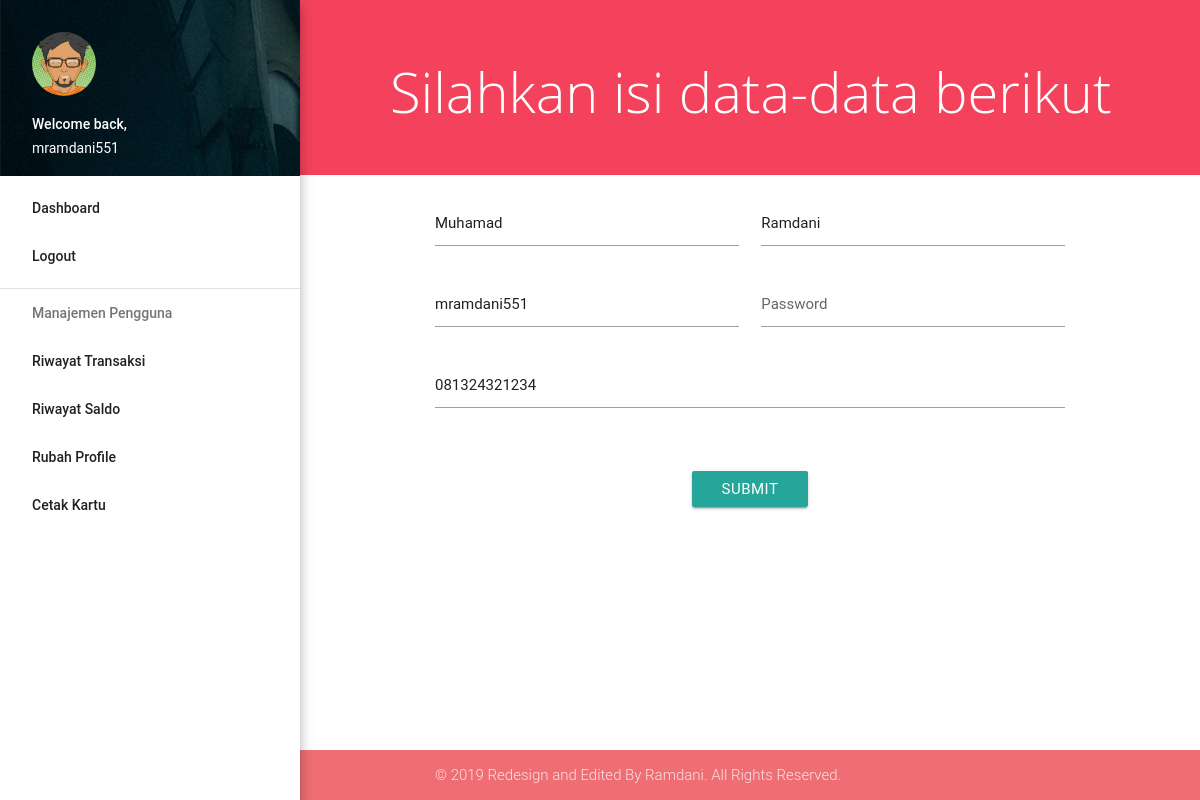
Page /pelanggan_dashboard/update/ubah_pelanggan.php (signed in) on the committed database.
### tables this page shows
CREATE TABLE `pelanggan` (
  `id` int(11) NOT NULL,
  `nis` int(3) UNSIGNED ZEROFILL NOT NULL,
  `first_name` varchar(50) NOT NULL,
  `last_name` varchar(50) NOT NULL,
  `username` varchar(255) NOT NULL,
  `password` varchar(255) NOT NULL,
  `kelas` varchar(50) NOT NULL,
  `telepon` varchar(15) NOT NULL,
  `saldo` int(255) NOT NULL,
  `qrname` varchar(255) NOT NULL
);

### pelanggan_dashboard/update/ubah_pelanggan.php (the view, shortened to what this page needs)
<?php
  require '../../konek.php';
  $username = $_SESSION['username3'];
  $query=mysqli_query($conn, "SELECT *FROM pelanggan where username='$username'");
?>
<!DOCTYPE html>
<html>
<head>
    <link href="../../admin_dashboard/files/font-awesome.min.css" rel="stylesheet" type="text/css" />
    <link href="../../admin_dashboard/files/ionicons.min.css" rel="stylesheet" type="text/css" />
    <link rel="stylesheet" href="../../admin_dashboard/files/materialize.min.css">
    <link href="../../admin_dashboard/files/icon.css" rel="stylesheet">
    <link href="../../admin_dashboard/assets/css/custom.css" rel="stylesheet" type="text/css" />
  </head>
  <body>
    <ul id="slide-out" class="side-nav fixed z-depth-4">
      <li>
        <div class="userView">
          <div class="background">
            <img src="../../admin_dashboard/assets/img/photo1.png">
          </div>
          <img class="circle" src="../../admin_dashboard/assets/img/avatar04.png">
          <span class="white-text name">Welcome back,</span>
          <span class="white-text email"><?php echo $_SESSION['username3']; ?></span>
        </div>
      </li>
      <li><a class="active" href="../index.php">Dashboard</a></li>
      <li><a class="active" href="../../logout">Logout</a></li>
      <li><div class="divider"></div></li>
      <li><a class="subheader">Manajemen Pengguna</a></li>
      <li class="no-padding">
        <ul class="collapsible collapsible-accordion">
          <li>
              <ul>
                <li><a href="../riwayat/">Riwayat Transaksi</a></li>
                <li><a href="../riwayat/tambah.php">Riwayat Saldo</a></li>
                <li><a href="../update/ubah_pelanggan.php">Rubah Profile</a></li>
                <li><a href="../print/">Cetak Kartu</a></li>
              </ul>
          </li>
        </ul>
      </li>
    </ul>
    <main>
    <section class="content">
      <div class="page-announce valign-wrapper"><h1 class="page-announce-text valign">Silahkan isi data-data berikut</h1></div>
      <div class="container">
        <div class="row">
        <?php while($result=mysqli_fetch_assoc($query)): ?>
          <form class="col s12" action="pelanggan_proses.php" method="POST">
            <div class="row">
              <div class="input-field col s6 holder">
                <input type="text" name="first_name" value=<?php echo $result['first_name']; ?> maxlength="200" autofocus placeholder='Nama Depan' />
              </div>
              <div class="input-field col s6">
                <input type="text" name="last_name" value=<?php echo $result['last_name']; ?> maxlength="200" placeholder='Nama Belakang' />
              </div>
              <div class="input-field col s6 holder">
                <input type="text" name="username" value=<?php echo $result['username']; ?> maxlength="200" placeholder='Username' />
              </div>
              <div class="input-field col s6">
                <input type="password" name="password" value="" maxlength="200" placeholder='Password' required/>
              </div>
              <div class="input-field col s12">
                <input type="number" name="telepon" value=<?php echo $result['telepon']; ?> maxlength="200" placeholder='Telepon' />
              </div>
            </div>
            <br>
            <div class="center-align"><input class="btn btn-success"type="submit" name=submit value="Submit" /></div>
          </form>
          <?php endwhile; ?>
        </div>
      </div>
    </section>
    </main>
    <footer class="page-footer">
      <div class="footer-copyright">
        <div class="container">
        © 2019 Redesign and Edited By Ramdani. All Rights Reserved.
        </div>
      </div>
    </footer>
  </body>
</html>

### admin_dashboard/assets/css/custom.css (style rules this page uses)
@media (min-width:993px) { main, footer { padding-left: 300px; } }
div.page-announce { min-height: 175px; height: auto; background-color: #f4425c; padding: 40px; margin-bottom: 10px; }
h1.page-announce-text { font-family: 'Open Sans', sans-serif; font-weight: 100; font-size: 56px; color: #fff; line-height: 0.5em; margin-left: 50px; }
body { display: flex; min-height: 100vh; flex-direction: column; }
main { flex: 1 0 auto; }
.page-footer { padding-top: 0 !important; background-color: #f4425c; margin-top: 20px; }
.footer-copyright { background-color: inherit !important; }

### rows in the picture
pelanggan: first_name "Muhamad", last_name "Ramdani", username "mramdani551", telepon "081324321234"

### other values in the picture
$_SESSION['username3'] "mramdani551"
